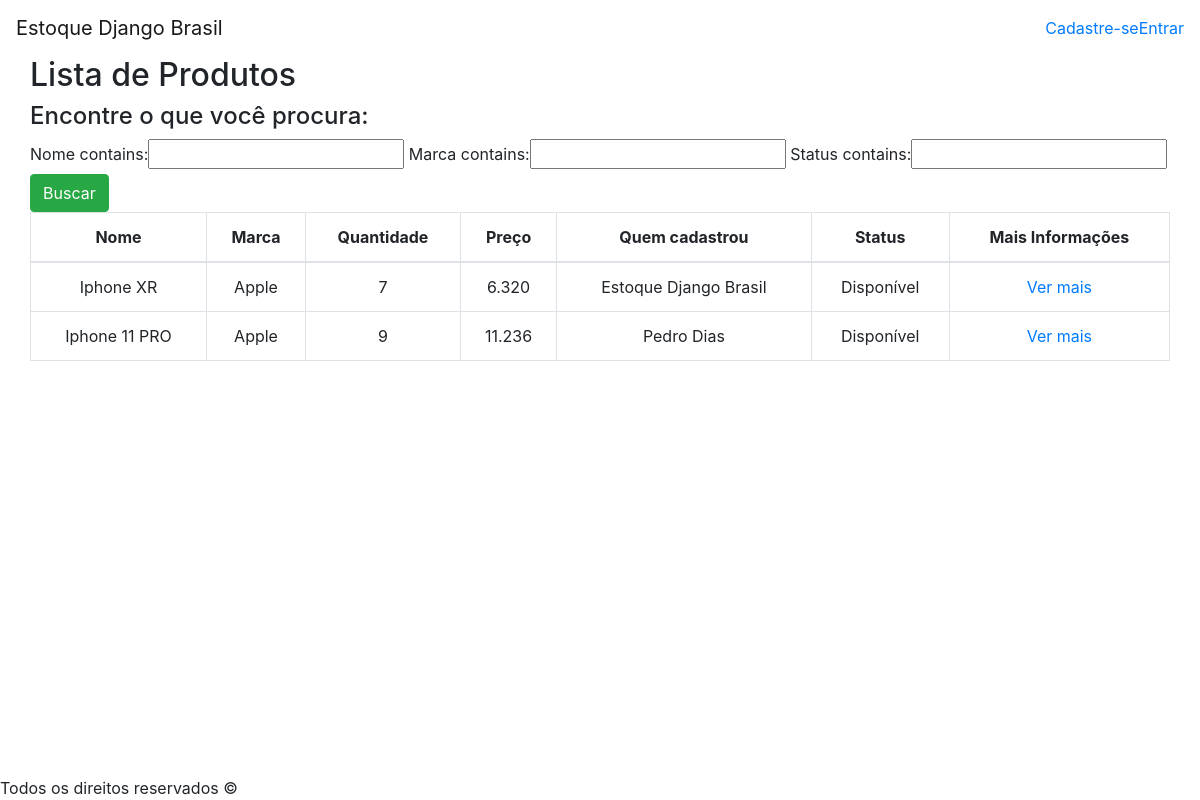
The page /listaProdutos on the database as committed earlier.
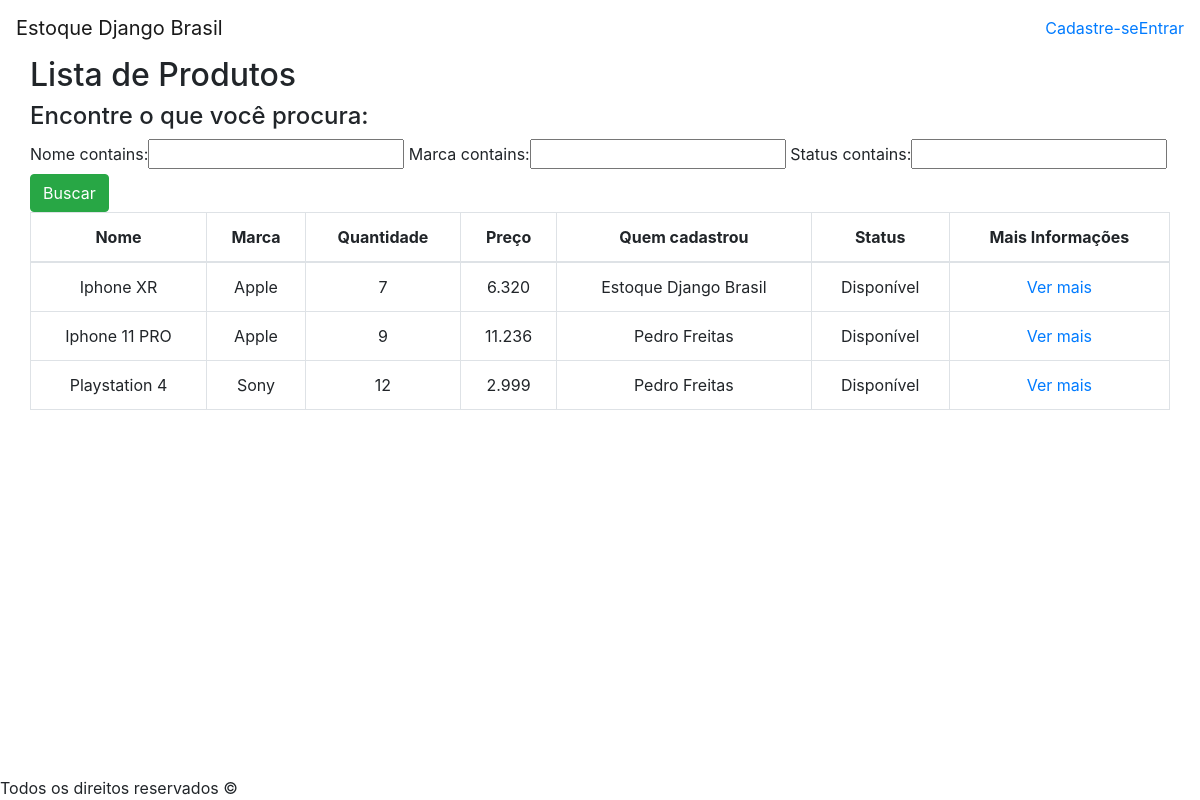
The same page on the database as committed later.
### application/models.py (models this page shows, shortened)
class Produto(models.Model):
    STATUS = (('Disponível', 'Disponível'), ('Indisponível', 'Indisponível'))
    nome = models.CharField(max_length=50)
    marca = models.CharField(max_length=50)
    slug = models.SlugField(max_length=100)
    descricao = models.TextField()
    quantidade = models.IntegerField()
    preco = models.CharField(max_length=6)
    usuario = models.ForeignKey(User, on_delete=models.CASCADE) # Mostrará o usuário que fez o cadastro do produto
    cadastrado = models.DateTimeField(default=timezone.now) # Só é alterado no momento do cadastro do produto
    alterado = models.DateTimeField(auto_now=True) # Salvará a data e hora em que sofrer alguma alteração
    status = models.CharField(max_length=12, choices=STATUS, default='Disponível')
    def get_absolute_url(self):
        return reverse('detalharProduto', args=[self.slug])
    class Meta:
        ordering = ('cadastrado',)

### application/views.py (the view)
# urls.py: path('listaProdutos', views.ProdutoListView.as_view(), name='listarProdutos'),
class ProdutoListView(ListView):
    model = Produto
    template_name = 'produto/listar-produto.html'
    def get_context_data(self, **kwargs):
        context = super().get_context_data(**kwargs)
        context['filter'] = ProdutoFilterSet(self.request.GET, queryset=self.get_queryset())
        return context

### application/templates/produto/listar-produto.html (shortened to what this page needs)
{% extends 'base.html' %}
{% block content %}
    <div class="row background-color">
        <div class="titulo">
            <h2>Lista de Produtos</h2>
        </div>
        <div class="filtro-lista">
            <h4>Encontre o que você procura:</h4>
            <form method="GET">
                {{filter.form}}
                <button type="submit" class="btn btn-success">Buscar</button>
            </form>
        </div>
        <table class="table table-bordered" style="text-align: center;">
            <thead>
                <tr>
                    <th>Nome</th>
                    <th>Marca</th>
                    <th>Quantidade</th>
                    <th>Preço</th>
                    <th>Quem cadastrou</th>
                    <th>Status</th>
                    <th>Mais Informações</th>
                </tr>
            </thead>
            <tbody>
                {% for produto in filter.qs %}
                    <tr>
                        <td>{{produto.nome}}</td>
                        <td>{{produto.marca}}</td>
                        <td>{{produto.quantidade}}</td>
                        <td>{{produto.preco}}</td>
                        <td>{{produto.usuario.get_full_name}}</td>
                        <td>{{produto.status}}</td>
                        <td><a href="{{produto.get_absolute_url}}">Ver mais</a></td>
                    </tr>
                {% endfor %}
            </tbody>
        </table>
    </div>
{% endblock content %}

Rows that differ between the two databases and show on the page:
changed through a linked row, Produto "Iphone 11 PRO": usuario.get_full_name "Pedro Dias" → "Pedro Freitas"
added Produto: nome "Playstation 4", marca "Sony", quantidade "12", preco "2.999", usuario.get_full_name "Pedro Freitas", status "Disponível"
